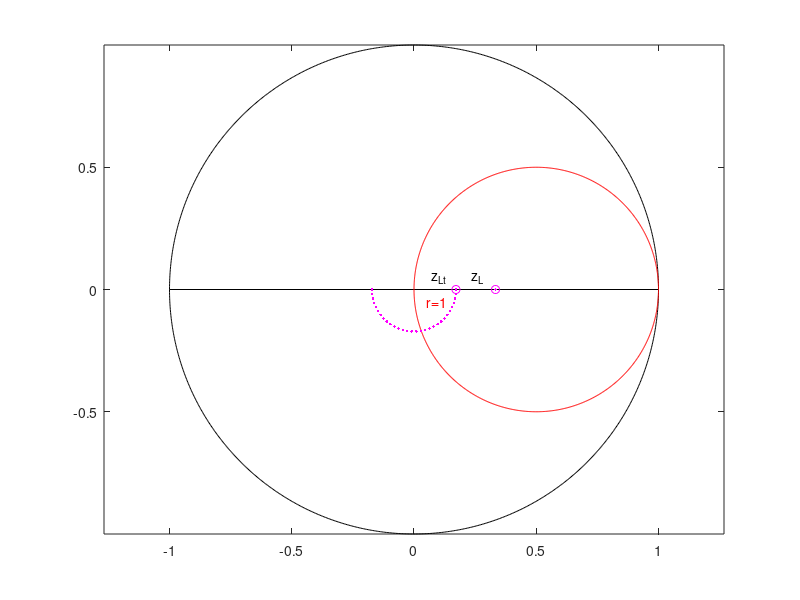

The MATLAB source for this figure:
%% Trasformatore a quarto d'onda con ZL reale

clear all; close all; clc;

ZL = 100 % impedenza del carico
Z0 = 50 % impedenza caratteristica del carico

zL = ZL/Z0 % impedenza di carico normalizzata rispetto a Z0

GammaL = (zL-1)/(zL+1) % coefficiente di zL
GammaL_abs = abs(GammaL) % modulo di GammaL
GammaL_angle = angle(GammaL)*180/pi % fase di GammaL

PLa = 1-(abs(GammaL))^2 % potenza attiva al carico 88.89%

xx = linspace(0,2*pi,1001);
plot(exp(1i*xx),'k')
axis equal
hold
plot([-1 1],[0 0], 'k')
plot(1/2+1/2*exp(1i*xx),'r')
text(0.05, -0.05,'r=1', 'Color', 'r')
plot(GammaL,0,'om')
plot(GammaL,0,'.m')
text(real(GammaL)-0.1, imag(GammaL)+0.05,'z_L')

Zt = sqrt(Z0*ZL) % impedenza del trasformatore

zLt = ZL/Zt % impedenza di carico normalizzata rispetto a Zt
GammaLt = (zLt-1)/(zLt+1) % coefficiente di zLt

plot(GammaLt,0,'om')
plot(GammaLt,0,'.m')
text(real(GammaLt)-0.1, imag(GammaLt)+0.05,'z_{Lt}')

G = GammaLt*exp(-1i*linspace(0,pi,30));
plot(G,'.m')

zt = Zt/ZL % impedenza normalizzata del trasformatore
Gammat = (zt-1)/(zt+1) % coefficiente di zt
